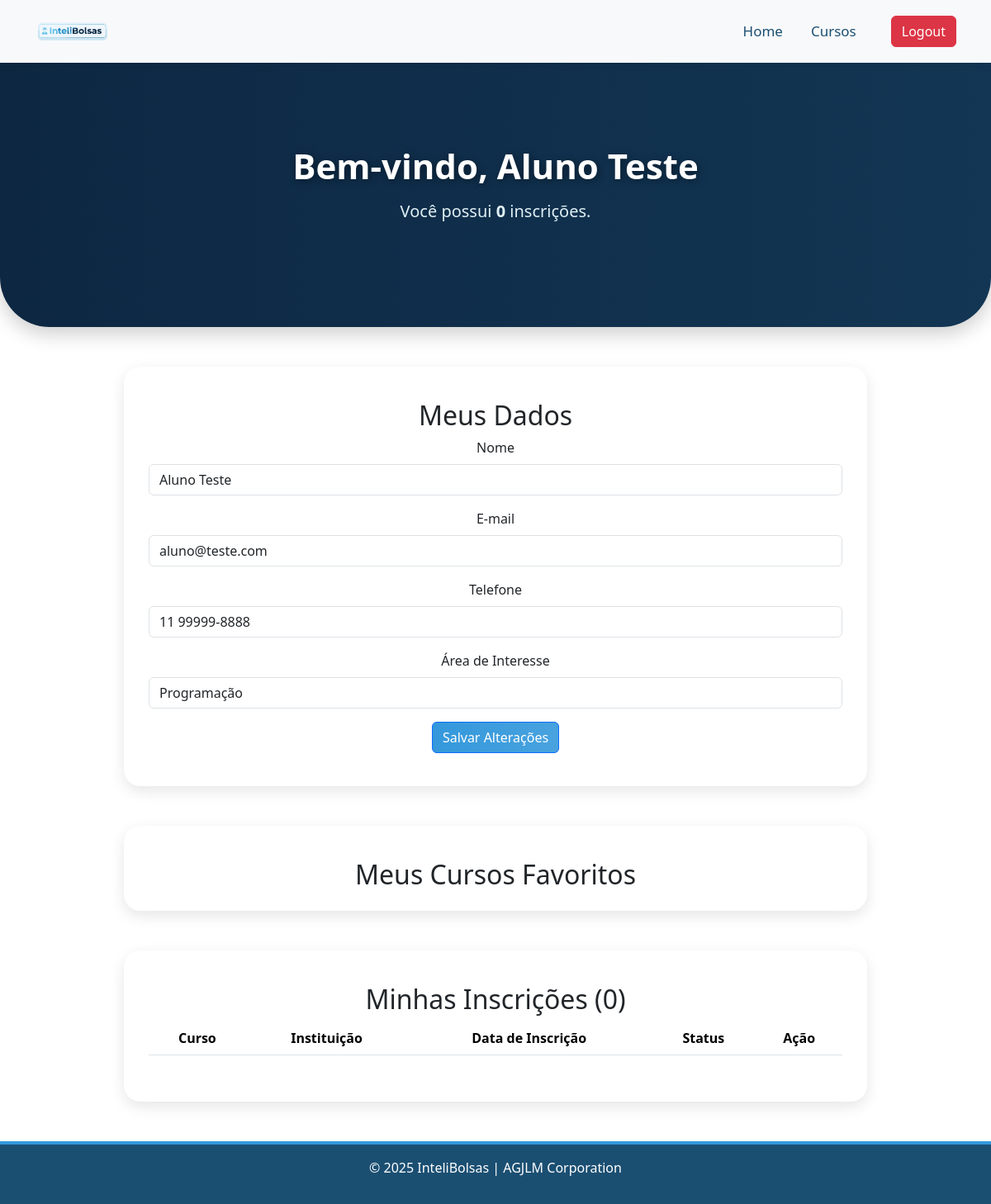
Page /aluno/area_aluno.php (signed in) on the committed database.
### tables this page shows
CREATE TABLE `alunos` (
  `id` int(11) NOT NULL,
  `nome` varchar(100) NOT NULL,
  `email` varchar(100) NOT NULL,
  `telefone` varchar(20) DEFAULT NULL,
  `area_interesse` varchar(100) DEFAULT NULL,
  `usuario` varchar(50) NOT NULL,
  `senha` varchar(255) NOT NULL
);

### aluno/area_aluno.php (the view, shortened to what this page needs)
<?php
require_once __DIR__ . '/../publico/conexao.php';
$idAluno = $_SESSION['id_aluno'];
$sql = "SELECT id, nome, email, telefone, area_interesse
        FROM alunos
        WHERE id = ?";
$stmt = $conn->prepare($sql);
$stmt->bind_param("i", $idAluno);
$stmt->execute();
$result = $stmt->get_result();
$dadosAluno = $result->fetch_assoc();
$sqlInscricoes = "SELECT cursos.id AS curso_id, cursos.titulo, instituicoes.nome AS instituicao, inscricoes.data, inscricoes.status
                  FROM inscricoes
                  INNER JOIN cursos ON cursos.id = inscricoes.curso_id
                  INNER JOIN instituicoes ON instituicoes.id = cursos.id_instituicao
                  WHERE inscricoes.aluno_id = ?";
$stmtIns = $conn->prepare($sqlInscricoes);
$stmtIns->bind_param("i", $idAluno);
$stmtIns->execute();
$resultInscricoes = $stmtIns->get_result();
$totalInscricoes = $resultInscricoes->num_rows;
?>
<!DOCTYPE html>
<html lang="pt-BR">
<head>
  <link rel="stylesheet" href="../publico/css/css_global.css">
  <link href="https://cdn.jsdelivr.net/npm/bootstrap@5.3.8/dist/css/bootstrap.min.css" rel="stylesheet">
</head>
<body>
<nav class="navbar navbar-expand-lg bg-light">
  <div class="container">
    <a class="navbar-brand" href="../publico\home.php#sobre">
      <img src="../publico/imagens/logos/InteliBolsas1.jpg" class="logo-navbar" alt="Logo InteliBolsas">
    </a>
    <div class="collapse navbar-collapse" id="navbarNavAltMarkup">
      <div class="navbar-nav ms-auto">
        <a class="nav-link NavTexto" href="../publico\home.php">Home</a>
        <a class="nav-link NavTexto" href="../instituicao\cursos.php">Cursos</a>
      </div>
      <form class="d-flex ms-3" action="../publico\logout.php" method="post">
        <button type="submit" class="btn btn-danger" id="btnLogout">Logout</button>
      </form>
    </div>
  </div>
</nav>
<header class="fundo d-flex align-items-center justify-content-center text-white" style="height: 40vh;">
  <div class="container text-center">
    <h1 class="TextoPrincipal">Bem-vindo, <?= htmlspecialchars($dadosAluno['nome']) ?></h1>
    <p class="SubTexto">
      Você possui <strong><?= $totalInscricoes ?></strong> inscrições.
    </p>
  </div>
</header>
<section class="container my-5">
  <div class="Caixa" id="Alter">
    <h2>Meus Dados</h2>
    <form id="formDadosAluno" method="post" action="../aluno/atualizar_dados_aluno.php">
      <div class="mb-3">
        <label for="nomeAluno" class="form-label">Nome</label>
        <input type="text" class="form-control" id="nomeAluno" name="nome"
               value="<?= htmlspecialchars($dadosAluno['nome']) ?>" required>
      </div>
      <div class="mb-3">
        <label for="emailAluno" class="form-label">E-mail</label>
        <input type="email" class="form-control" id="emailAluno" name="email"
               value="<?= htmlspecialchars($dadosAluno['email']) ?>" required>
      </div>
      <div class="mb-3">
        <label for="telefoneAluno" class="form-label">Telefone</label>
        <input type="tel" class="form-control" id="telefoneAluno" name="telefone"
               value="<?= htmlspecialchars($dadosAluno['telefone']) ?>" required>
      </div>
      <div class="mb-3">
        <label for="areaInteresse" class="form-label">Área de Interesse</label>
        <input type="text" class="form-control" id="areaInteresse" name="area_interesse"
               value="<?= htmlspecialchars($dadosAluno['area_interesse']) ?>" required>
      </div>
      <button type="submit" class="btn btn-primary">Salvar Alterações</button>
    </form>
  </div>
</section>
<section class="container my-5">
  <div class="Caixa">
    <h2>Meus Cursos Favoritos</h2>
  </div>
</section>
<section class="container my-5">
  <div class="Caixa">
    <h2>Minhas Inscrições (<?= $totalInscricoes ?>)</h2>
    <table class="table table-striped">
      <thead>
        <tr>
          <th>Curso</th>
          <th>Instituição</th>
          <th>Data de Inscrição</th>
          <th>Status</th>
          <th>Ação</th>
        </tr>
      </thead>
    </table>
  </div>
</section>
<footer class="Contatos text-white py-3">
  <div class="container text-center">
    <p>© 2025 InteliBolsas | AGJLM Corporation</p>
  </div>
</footer>
</body>
</html>

### publico/css/css_global.css (style rules this page uses)
:root { --intelibolsas-blue-light: #E3F2FD; --intelibolsas-blue: #5DADE2; --intelibolsas-blue-medium: #3498DB; --intelibolsas-darkblue: #1B4F72; --intelibolsas-light: #FFFFFF; --intelibolsas-accent: #85C1E9; --intelibolsas-light-gray: #E1EBF5; }
body { background-color: var(--intelibolsas-light-gray); font-family: 'Poppins', 'Segoe UI', Tahoma, Geneva, Verdana, sans-serif; margin: 0; padding: 0; color: var(--intelibolsas-darkblue); scroll-behavior: smooth; }
.navbar { background-color: var(--intelibolsas-light); box-shadow: 0 2px 12px rgba(0,0,0,0.08); }
.logo-navbar { height: 50px; width: auto; }
.navbar-nav .nav-link { font-size: 17px; margin-right: 18px; color: var(--intelibolsas-darkblue); transition: all 0.3s ease; }
.fundo { background: linear-gradient(270deg, var(--intelibolsas-blue-medium), var(--intelibolsas-blue), var(--intelibolsas-darkblue), #0D2742 ); background-size: 800% 800%; animation: luminariaHeader 6s ease-in-out infinite; border-radius: 0 0 60px 60px; padding: 100px 20px; text-align: center; box-shadow: 0 8px 25px rgba(0,0,0,0.2); color: var(--intelibolsas-light); }
.TextoPrincipal { font-size: 42px; font-weight: 700; margin: 0 auto 15px auto; text-shadow: 2px 2px 10px rgba(0,0,0,0.4); }
.SubTexto { font-size: 20px; color: #e0f0f5; margin-bottom: 25px; line-height: 1.5; }
.btn-primary { background: linear-gradient(90deg, var(--intelibolsas-blue-medium), var(--intelibolsas-blue)); background-size: 200% 200%; animation: gradBtn 4s ease infinite; color: var(--intelibolsas-light); border: none; padding: 12px 28px; font-size: 16px; border-radius: 30px; font-weight: 700; transition: all 0.3s ease; }
.Caixa { background-color: var(--intelibolsas-light); border-radius: 20px; text-align: center; padding: 40px 30px; max-width: 900px; margin: 40px auto; box-shadow: 0px 6px 18px rgba(0,0,0,0.1); }
.Contatos { background-color: var(--intelibolsas-darkblue); padding: 30px 20px; text-align: center; border-top: 4px solid var(--intelibolsas-blue-medium); }

### rows in the picture
alunos: nome "Aluno Teste", email "aluno@teste.com", telefone "11 99999-8888", area_interesse "Programação"

### other values in the picture
$totalInscricoes "0"
